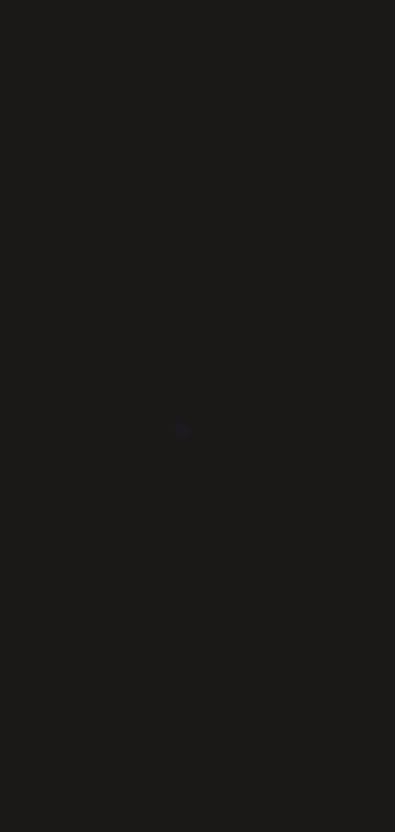
Frame 1 (no input)
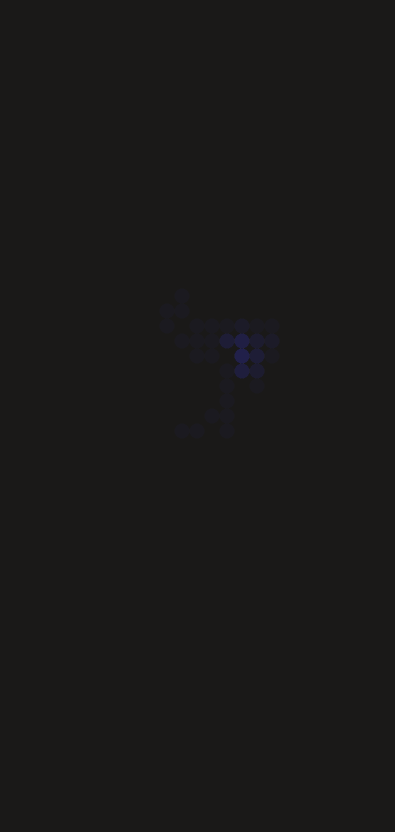
Frame 60 (the mouse pressed at the canvas centre just before this capture)
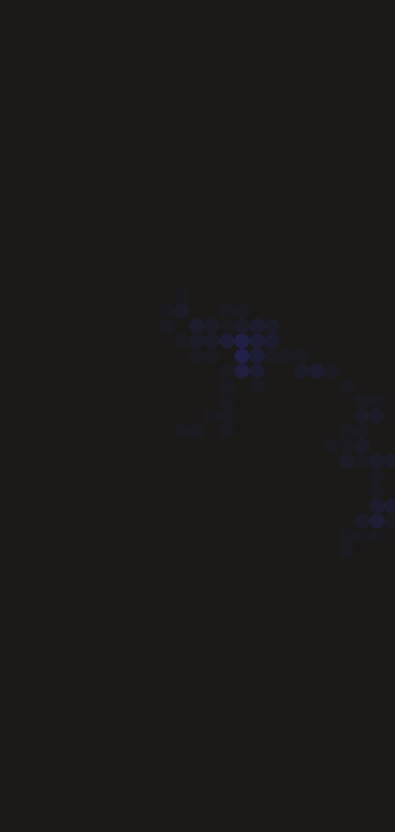
Frame 120 (the mouse held since frame 60 and released just before this capture)

The Processing sketch that drew these frames (run headless with seeded random() and noise(); from frame 60 on, the mouse is pressed at the canvas centre):

// Processing sketch: randomWalker_bauhaus_colours
// ── randomWalker_bauhaus_colours.pde
RandomWalker r;

void setup() {
  size(395, 832);
  pixelDensity(displayDensity());
  background(26, 25, 24);
  r = new RandomWalker();
}

void draw() {
  r.update();
  r.render();
  
  if (keyPressed) {
    if (key == 's' || key == 'S') {
      save("image_" + frameCount + ".png");
    }
  }
  
}

// ── RandomWalker.pde
class RandomWalker {
  PVector position;
  PVector destination;
  float increment;
  
  RandomWalker() {
    position = new PVector(width/2, height/2);
    increment = 15;
  }
  
  void update() {
    setDestination();
    
    PVector test = PVector.add(position, destination);
    
    while(test.x > width || test.x < 0 || test.y > height || test.y < 0) {
      setDestination();
      test.mult(0);
      test = PVector.add(position, destination);
    }
    position.add(destination);
  }
  
  void setDestination() {
    destination = PVector.random2D();
    destination.x = round(destination.x)*increment;
    destination.y = round(destination.y)*increment;
  }
  
  void render() {
    noStroke();
    fill(62, 46, 230, 10);
    ellipse(position.x, position.y, increment, increment);
  }
}
